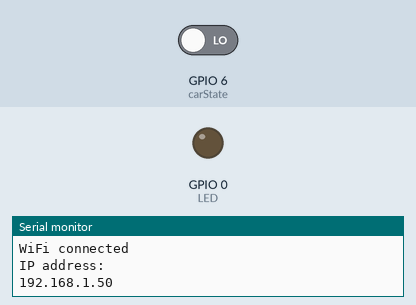
A sketch run on a simulated ESP32-S3. Shown: output pins drawn as LEDs (lit = HIGH), the last lines printed to the serial monitor. The inputs (shaded band) are chosen by the test bench; at power-on: GPIO 6 (carState) LOW. WiFi joins after 1.5 s; servers stay silent unless stated.

Above: at 3.7 s.
3.8 s: GPIO 6 (carState) driven HIGH
At 8.1 s:
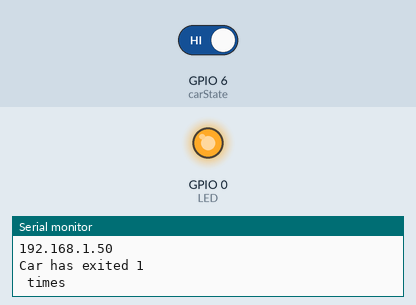
14.0 s: GPIO 6 (carState) driven LOW
At 14.9 s:
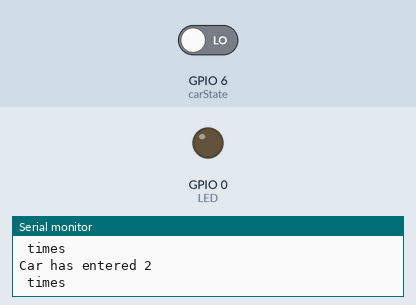
Timing chart, 0 to 17.0 s (numbered marks = the images above; inputs shaded):
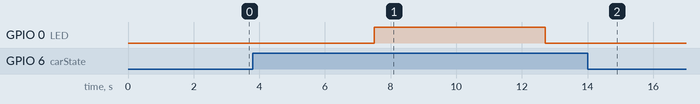

Measured:
- after the input at 3.8 s, GPIO 0 (LED): LOW → HIGH after 3.7 s, → LOW 5.2 s later
- after the input at 14.0 s, GPIO 0 (LED): stays LOW (without the input it goes to HIGH after 3.9 s)

The sketch:

Car_Parking.ino
```cpp
#include <WiFi.h>
#include <WiFiMulti.h>

WiFiMulti wifiMulti;

//1. Change the following info
const char* ssid     = "Yourssid"; // Your SSID (Name of your WiFi)
const char* password = "Wifipass"; //Your Wifi password

const char* host = "api.thingspeak.com";
String api_key = "APIKEY"; // Your API Key provied by thingspeak

#define ID 01                 // ID of device
#define LED 0                 // spot occupancy signal
#define carState 6            // IR pin

String str = "";
int countYes = 0;


void setup() {
  delay(1000);
  Serial.begin (9600);     // serial debugging
  pinMode(LED, OUTPUT);         // spot indication
  pinMode(carState, INPUT);     // ir as input

  Connect_to_Wifi();
}

void loop() {

  int carStateChange = digitalRead(carState);      // read ir input
  if (carStateChange == HIGH) {                     // if high then count and send data
    countYes++;                             //increment count
    if ((countYes % 2) == 0){
      Serial.print("Car has entered " );
      Serial.println(countYes );
      Serial.println(" times");
      digitalWrite(LED, LOW);

      // Use WiFiClient class to create TCP connections
      WiFiClient client;
      const int httpPort = 80;

      if (!client.connect(host, httpPort)) {
        Serial.println("connection failed");
        return;
      }else{
        str = String("Parking Space ") + String(ID) + String(" is occupied");
        client.print("POST /update HTTP/1.1\n");
        client.print("Host: api.thingspeak.com\n");
        client.print("Connection: close\n");
        client.print("X-THINGSPEAKAPIKEY: " + api_key + "\n");
        client.print("Content-Type: application/x-www-form-urlencoded\n");
        client.print("Content-Length: ");
        client.print(str.length());
        client.print("\n\n");
        client.print(str);
      }
    }else{
      Serial.print("Car has exited " );
      Serial.println(countYes);
      Serial.println(" times");
      digitalWrite(LED, HIGH);
      // Use WiFiClient class to create TCP connections
      WiFiClient client;
      const int httpPort = 80;

      if (!client.connect(host, httpPort)) {
        Serial.println("connection failed");
        return;
      }else{
        str = String("Parking Space ") + String(ID) + String(" is available");
        client.print("POST /update HTTP/1.1\n");
        client.print("Host: api.thingspeak.com\n");
        client.print("Connection: close\n");
        client.print("X-THINGSPEAKAPIKEY: " + api_key + "\n");
        client.print("Content-Type: application/x-www-form-urlencoded\n");
        client.print("Content-Length: ");
        client.print(str.length());
        client.print("\n\n");
        client.print(str);
      }
    }
  }
  delay(5000);
}

void Connect_to_Wifi()
{

  // We start by connecting to a WiFi network
  wifiMulti.addAP(ssid, password);

  Serial.println();
  Serial.println();
  Serial.print("Wait for WiFi... ");

  while (wifiMulti.run() != WL_CONNECTED) {
    Serial.print(".");
    delay(500);
  }

  Serial.println("");
  Serial.println("WiFi connected");
  Serial.println("IP address: ");
  Serial.println(WiFi.localIP());

}
```
